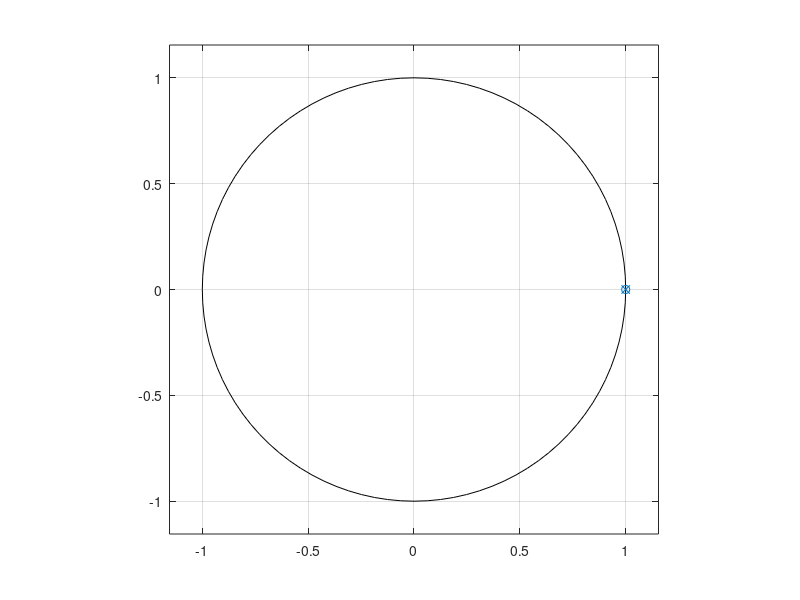

MATLAB code for this plot:
%the transfer function we obtain is H(z) = 1;
%therefore the coeff will be b = 1 and a = 1; 

b = 1;
a = 1;

zplane(b,a);
